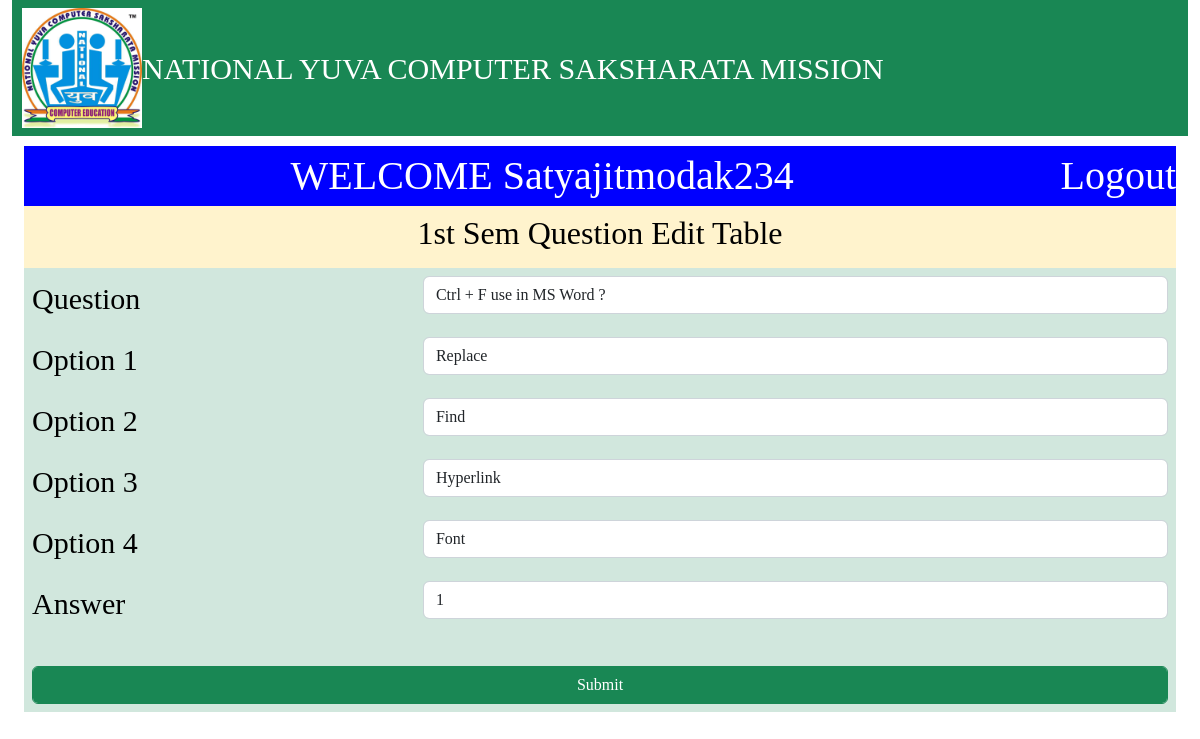
Screenshot of /admin/edit_1stsem.php?id=35 (signed in) with the database file from the repository.
### tables this page shows
CREATE TABLE `add_ques1` (
  `id` int(11) NOT NULL,
  `ques` varchar(200) NOT NULL,
  `opt1` varchar(60) NOT NULL,
  `opt2` varchar(60) NOT NULL,
  `opt3` varchar(60) NOT NULL,
  `opt4` varchar(60) NOT NULL,
  `ans` int(11) NOT NULL
);

### admin/edit_1stsem.php (the view, shortened to what this page needs)
<?php
include_once('connfig.php');
include_once('header.php');
$id = $_GET['id'];
$sql = "SELECT * FROM add_ques1 WHERE id = $id";
$run = mysqli_query($conn,$sql);
$rows = mysqli_fetch_assoc($run);
?>
<!DOCTYPE html>
<html>
<head>
	<link href="https://cdn.jsdelivr.net/npm/bootstrap@5.2.0-beta1/dist/css/bootstrap.min.css" rel="stylesheet">
</head>
<body>
<div class="container-fluid">
	<div class="row">
		<div class="col-sm-12">
			<div class="head">
				WELCOME <?php if (isset($_SESSION['username'])){
					echo $_SESSION['username'];
				} ?>
				<a href="logout.php" style="float: right; color: white; text-decoration: none;">Logout</a>
			</div>
			<div class="row">
				<div class="col-sm-12" >
					<form action="" method="post">
						<center><table class="table table-success table-borderless" >
							<tr class="table-warning" align="center"><td colspan="2"><h2>1st Sem Question Edit Table</h2></td></tr>
							<tr><td>Question</td><td><input type="hidden" name="id"value="<?php echo $rows['id']; ?>"><input class="form-control" type="text" name="ques" value="<?php echo $rows['ques']; ?>"></td></tr>
							<tr><td>Option 1</td><td><input class="form-control" type="text" name="opt1" value="<?php echo $rows['opt1']; ?>"></td></tr>
							<tr><td>Option 2</td><td><input class="form-control" type="text" name="opt2" value="<?php echo $rows['opt2']; ?>"></td></tr>
							<tr><td>Option 3</td><td><input class="form-control" type="text" name="opt3" value="<?php echo $rows['opt3']; ?>"></td></tr>
							<tr><td>Option 4</td><td><input class="form-control" type="text" name="opt4" value="<?php echo $rows['opt4']; ?>"></td></tr>
							<tr><td>Answer</td><td><input class="form-control" type="text" name="ans" value="<?php echo $rows['ans']; ?>"></td></tr>
							<tr><td colspan="2"></td></tr>
							<tr align="center"><td colspan="2"><input class="btn btn-success form-control" type="submit" name="edit" value="Submit"></td></tr>
						</table></center>
					</form>
				</div>
			</div>
		</div>
	</div>
</div>
</body>
</html>

### admin/header.php (style rules this page uses)
* { font-family: Apple Chancery; }

### admin/edit_1stsem.php (style rules this page uses)
tr td { font-size: 30px; }
.head { margin-top: 10px; background-color: blue; color:white; font-size: 40px; text-align: center; }

### rows the page displays
add_ques1: ques "Ctrl + F use in MS Word ?", opt1 "Replace", opt2 "Find", opt3 "Hyperlink", opt4 "Font", ans "1"

### other values shown
$_SESSION['username'] "Satyajitmodak234"
